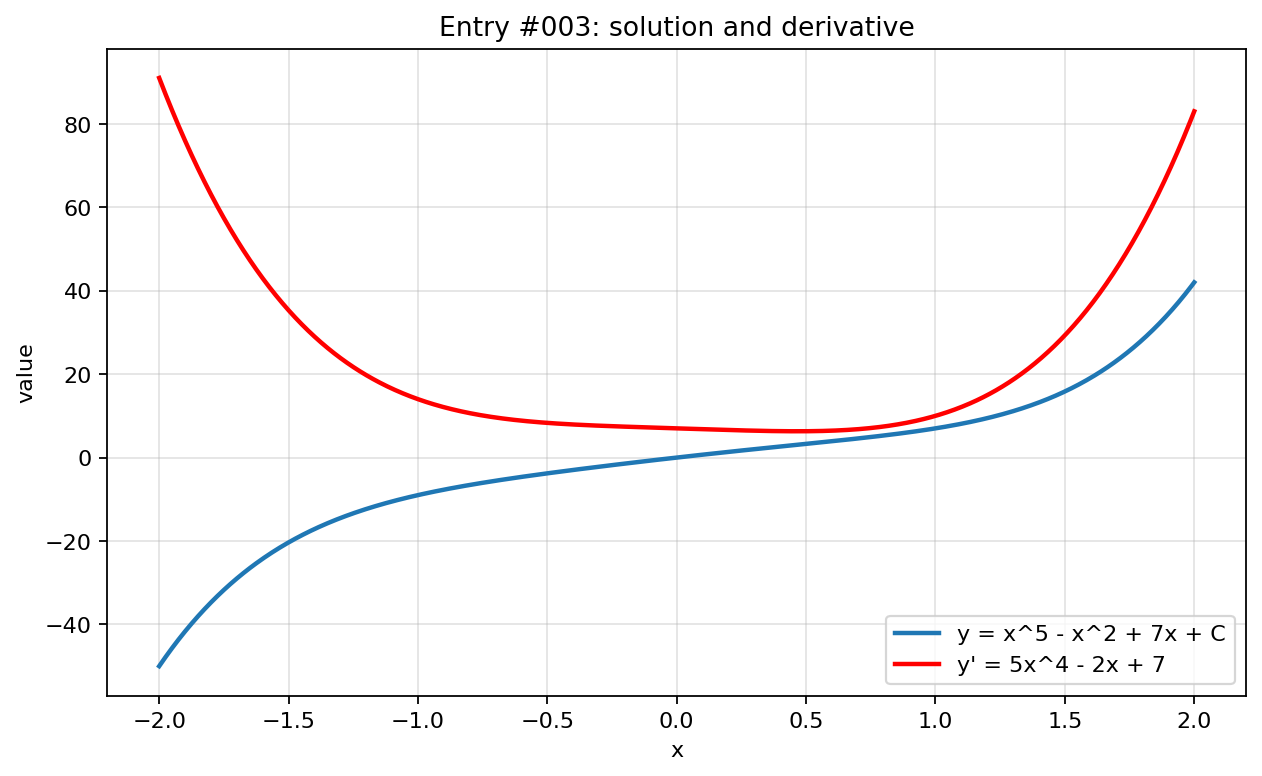

Recreate this plot in Python.
import numpy as np
import matplotlib.pyplot as plt

x = np.linspace(-2, 2, 800)

with np.errstate(divide="ignore", invalid="ignore", over="ignore"):
    y = x**5 - x**2 + 7*x
    y_prime = 5*x**4 - 2*x + 7

plt.figure(figsize=(8, 5))
plt.plot(x, y, label="y = x^5 - x^2 + 7x + C", linewidth=2)
plt.plot(x, y_prime, label="y' = 5x^4 - 2x + 7", linewidth=2, color="red")
plt.title("Entry #003: solution and derivative")
plt.xlabel("x")
plt.ylabel("value")
plt.grid(True, alpha=0.35)
plt.legend()
plt.tight_layout()
plt.show()
